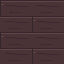

Tiled map render using the project's own tile images. Description and the whole map definition, tile-layer contents included, below:
An orthogonal 2x2 tile map with 32x32 px tiles, 1 tile layer (Assembly), 3 tilesets.

<map version="1.10" orientation="orthogonal" renderorder="right-down" width="2" height="2" tilewidth="32" tileheight="32" infinite="0" nextlayerid="2" nextobjectid="1">
  <tileset firstgid="1" source="../floors.tsx" />
  <tileset firstgid="321" source="../walls.tsx" />
  <tileset firstgid="961" source="../architecture.tsx" />
  <layer id="1" name="Assembly" width="2" height="2">
    <data encoding="csv">
1,2,
17,18
</data>
  </layer>
</map>
